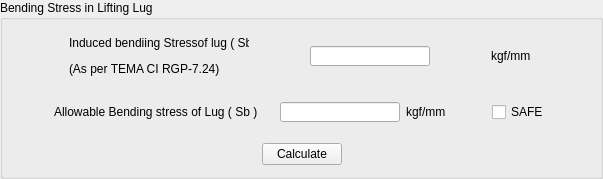
               <widget class="QGroupBox" name="groupBox_11">
                <property name="title">
                 <string>Bending Stress in Lifting Lug</string>
                </property>
                <layout class="QHBoxLayout" name="horizontalLayout_98">
                 <item>
                  <layout class="QVBoxLayout" name="verticalLayout_22">
                   <item>
                    <layout class="QHBoxLayout" name="horizontalLayout_100">
                     <item>
                      <widget class="QLabel" name="label_126">
                       <property name="sizePolicy">
                        <sizepolicy hsizetype="Fixed" vsizetype="Fixed">
                         <horstretch>0</horstretch>
                         <verstretch>0</verstretch>
                        </sizepolicy>
                       </property>
                       <property name="minimumSize">
                        <size>
                         <width>180</width>
                         <height>50</height>
                        </size>
                       </property>
                       <property name="maximumSize">
                        <size>
                         <width>180</width>
                         <height>50</height>
                        </size>
                       </property>
                       <property name="text">
                        <string>&lt;html&gt;&lt;head/&gt;&lt;body&gt;&lt;p&gt;Induced bendiing Stressof lug ( Sbc )&lt;/p&gt;&lt;p&gt;(As per TEMA CI RGP-7.24)&lt;/p&gt;&lt;/body&gt;&lt;/html&gt;</string>
                       </property>
                      </widget>
                     </item>
                     <item>
                      <widget class="QLineEdit" name="fh_le_induced_bending_stress">
                       <property name="sizePolicy">
                        <sizepolicy hsizetype="Fixed" vsizetype="Fixed">
                         <horstretch>0</horstretch>
                         <verstretch>0</verstretch>
                        </sizepolicy>
                       </property>
                       <property name="minimumSize">
                        <size>
                         <width>120</width>
                         <height>20</height>
                        </size>
                       </property>
                       <property name="maximumSize">
                        <size>
                         <width>120</width>
                         <height>20</height>
                        </size>
                       </property>
                      </widget>
                     </item>
                     <item>
                      <widget class="QLabel" name="label_127">
                       <property name="sizePolicy">
                        <sizepolicy hsizetype="Fixed" vsizetype="Fixed">
                         <horstretch>0</horstretch>
                         <verstretch>0</verstretch>
                        </sizepolicy>
                       </property>
                       <property name="minimumSize">
                        <size>
                         <width>40</width>
                         <height>20</height>
                        </size>
                       </property>
                       <property name="maximumSize">
                        <size>
                         <width>40</width>
                         <height>20</height>
                        </size>
                       </property>
                       <property name="text">
                        <string>kgf/mm2</string>
                       </property>
                      </widget>
                     </item>
                    </layout>
                   </item>
                   <item>
                    <layout class="QHBoxLayout" name="horizontalLayout_99">
                     <item>
                      <spacer name="horizontalSpacer_35">
                       <property name="orientation">
                        <enum>Qt::Horizontal</enum>
                       </property>
                       <property name="sizeHint" stdset="0">
                        <size>
                         <width>40</width>
                         <height>20</height>
                        </size>
                       </property>
                      </spacer>
                     </item>
                     <item>
                      <widget class="QLabel" name="label_124">
                       <property name="sizePolicy">
                        <sizepolicy hsizetype="Fixed" vsizetype="Fixed">
                         <horstretch>0</horstretch>
                         <verstretch>0</verstretch>
                        </sizepolicy>
                       </property>
                       <property name="minimumSize">
                        <size>
                         <width>220</width>
                         <height>50</height>
                        </size>
                       </property>
                       <property name="maximumSize">
                        <size>
                         <width>220</width>
                         <height>50</height>
                        </size>
                       </property>
                       <property name="text">
                        <string>&lt;html&gt;&lt;head/&gt;&lt;body&gt;&lt;p&gt;Allowable Bending stress of Lug ( Sb )&lt;/p&gt;&lt;/body&gt;&lt;/html&gt;</string>
                       </property>
                      </widget>
                     </item>
                     <item>
                      <widget class="QLineEdit" name="fh_le_bending_stree_of_Log">
                       <property name="sizePolicy">
                        <sizepolicy hsizetype="Fixed" vsizetype="Fixed">
                         <horstretch>0</horstretch>
                         <verstretch>0</verstretch>
                        </sizepolicy>
                       </property>
                       <property name="minimumSize">
                        <size>
                         <width>120</width>
                         <height>20</height>
                        </size>
                       </property>
                       <property name="maximumSize">
                        <size>
                         <width>120</width>
                         <height>20</height>
                        </size>
                       </property>
                      </widget>
                     </item>
                     <item>
                      <widget class="QLabel" name="label_125">
                       <property name="sizePolicy">
                        <sizepolicy hsizetype="Fixed" vsizetype="Fixed">
                         <horstretch>0</horstretch>
                         <verstretch>0</verstretch>
                        </sizepolicy>
                       </property>
                       <property name="minimumSize">
                        <size>
                         <width>40</width>
                         <height>20</height>
                        </size>
                       </property>
                       <property name="maximumSize">
                        <size>
                         <width>40</width>
                         <height>20</height>
                        </size>
                       </property>
                       <property name="text">
                        <string>kgf/mm2</string>
                       </property>
                      </widget>
                     </item>
                     <item>
                      <spacer name="horizontalSpacer_25">
                       <property name="orientation">
                        <enum>Qt::Horizontal</enum>
                       </property>
                       <property name="sizeHint" stdset="0">
                        <size>
                         <width>40</width>
                         <height>20</height>
                        </size>
                       </property>
                      </spacer>
                     </item>
                     <item>
                      <widget class="QCheckBox" name="fh_cb_safe_bending">
                       <property name="text">
                        <string>SAFE</string>
                       </property>
                      </widget>
                     </item>
                     <item>
                      <spacer name="horizontalSpacer_26">
                       <property name="orientation">
                        <enum>Qt::Horizontal</enum>
                       </property>
                       <property name="sizeHint" stdset="0">
                        <size>
                         <width>40</width>
                         <height>20</height>
                        </size>
                       </property>
                      </spacer>
                     </item>
                    </layout>
                   </item>
                   <item>
                    <layout class="QHBoxLayout" name="horizontalLayout_102">
                     <item>
                      <spacer name="horizontalSpacer_27">
                       <property name="orientation">
                        <enum>Qt::Horizontal</enum>
                       </property>
                       <property name="sizeHint" stdset="0">
                        <size>
                         <width>40</width>
                         <height>20</height>
                        </size>
                       </property>
                      </spacer>
                     </item>
                     <item>
                      <widget class="QPushButton" name="fh_pb_check_for_bending">
                       <property name="text">
                        <string>Calculate</string>
                       </property>
                      </widget>
                     </item>
                     <item>
                      <spacer name="horizontalSpacer_28">
                       <property name="orientation">
                        <enum>Qt::Horizontal</enum>
                       </property>
                       <property name="sizeHint" stdset="0">
                        <size>
                         <width>40</width>
                         <height>20</height>
                        </size>
                       </property>
                      </spacer>
                     </item>
                    </layout>
                   </item>
                  </layout>
                 </item>
                </layout>
               </widget>
